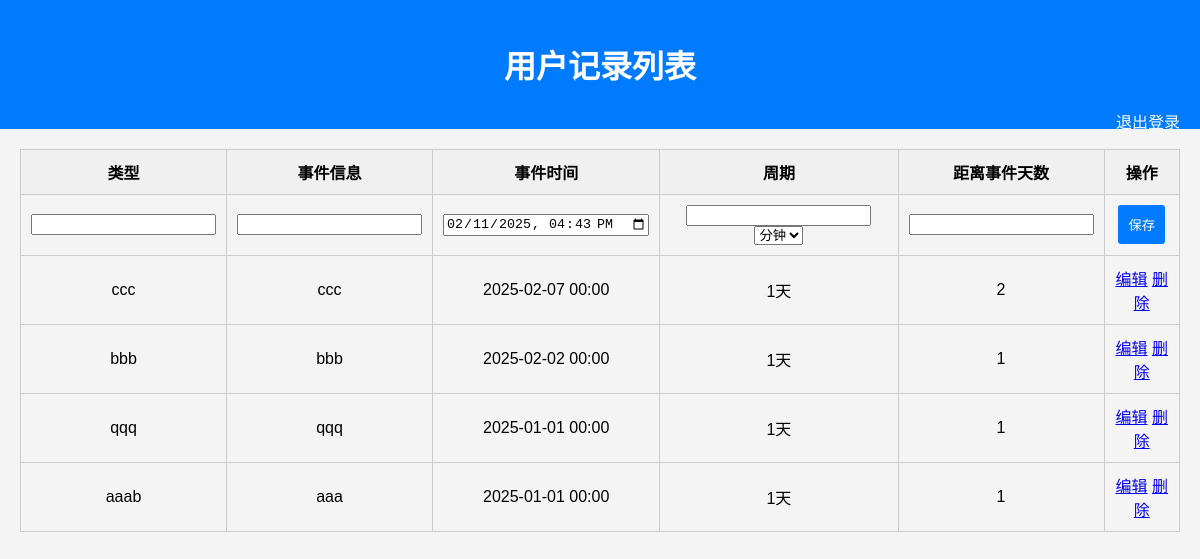
The app's page /calendar/records/ (signed in), older data.
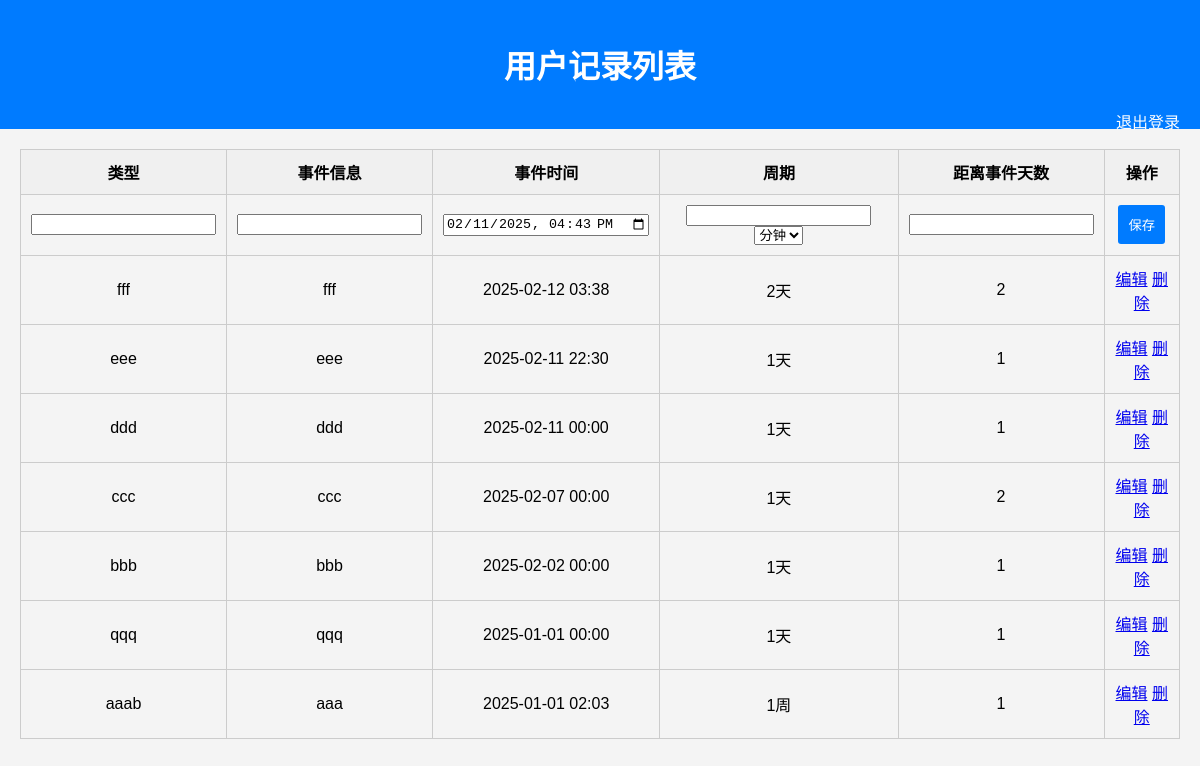
The same page, newer data.
### tun_calendar/models.py (models this page shows, shortened)
class UserRecord(models.Model):
    user = models.ForeignKey(User, on_delete=models.CASCADE)
    record_type = models.CharField(max_length=100)
    event_info = models.TextField()
    event_time = models.DateTimeField(null=True, blank=True)
    period = models.CharField(max_length=100)
    days_until_event = models.IntegerField()

### tun_calendar/views.py (the view)
# urls.py: path('records/', record_list, name='record_list'),
@login_required
def record_list(request):
    if request.method == 'POST':
        form = UserRecordForm(request.POST)
        if form.is_valid():
            record = form.save(commit=False)
            record.user = request.user
            record.save()
            return redirect('record_list')
    else:
        form = UserRecordForm()
    records = UserRecord.objects.filter(user=request.user).order_by('-id')
    return render(request, 'record_list.html', {'records': records, 'form': form})

### tun_calendar/forms.py
class UserRecordForm(forms.ModelForm):
    class Meta:
        model = UserRecord
        fields = ['record_type', 'event_info', 'event_time', 'period', 'days_until_event']
        widgets = {
            'record_type': forms.TextInput(attrs={'autocomplete': 'off'}),
            'event_info': forms.TextInput(attrs={'autocomplete': 'off'}),
            'event_time': forms.DateTimeInput(attrs={'autocomplete': 'off', 'type': 'datetime-local'}),
            'period': forms.TextInput(attrs={'autocomplete': 'off'}),
            'days_until_event': forms.NumberInput(attrs={'autocomplete': 'off'}),
        }

### tun_calendar/templates/record_list.html (shortened to what this page needs)
<!DOCTYPE html>
<html lang="en">
<head>
</head>
<body>
    <div class="header">
        <h1>用户记录列表</h1>
        <a href="{% url 'user_logout' %}">退出登录</a>
    </div>
    <div class="container">
        <table>
            <thead>
                <tr>
                    <th>类型</th>
                    <th>事件信息</th>
                    <th>事件时间</th>
                    <th>周期</th>
                    <th>距离事件天数</th>
                    <th>操作</th>
                </tr>
            </thead>
            <tbody>
                <tr>
                    <form method="post">
                        <td>{{ form.record_type }}</td>
                        <td>{{ form.event_info }}</td>
                        <td>
                            <input type="datetime-local" id="event_time" name="event_time" required autocomplete="off">
                        </td>
                        <td>
                            <input type="number" id="period_num" name="period_num" min="1" required autocomplete="off">
                            <select id="period_unit" name="period_unit">
                                <option value="分钟">分钟</option>
                            </select>
                        </td>
                        <td>{{ form.days_until_event }}</td>
                        <td>
                            <button type="submit">保存</button>
                        </td>
                    </form>
                </tr>
                {% for record in records %}
                    <tr id="view-row-{{ record.id }}">
                        <td>{{ record.record_type }}</td>
                        <td>{{ record.event_info }}</td>
                        <td>{{ record.event_time|date:'Y-m-d H:i' }}</td>
                        <td>{{ record.period }}</td>
                        <td>{{ record.days_until_event }}</td>
                        <td>
                            <a href="#" onclick="showEditForm({{ record.id }}); populatePeriodFields({{ record.id }}, '{{ record.period }}'); return false;">编辑</a>
                            <a href="{% url 'delete_record' record.id %}">删除</a>
                        </td>
                    </tr>
                {% endfor %}
            </tbody>
        </table>
    </div>
</body>
</html>

### tun_calendar/templates/record_list.html (style rules this page uses)
body { font-family: Arial, sans-serif; background-color: #f4f4f4; margin: 0; }
.header { background-color: #007BFF; color: #fff; padding: 20px; text-align: center; }
.header a { color: #fff; text-decoration: none; float: right; }
.container { padding: 20px; }
table { width: 100%; border-collapse: collapse; margin-bottom: 20px; }
th, td { padding: 10px; border: 1px solid #ccc; text-align: center; vertical-align: middle; }
th { background-color: #f0f0f0; }
form { margin: 0; }
button { padding: 10px; background-color: #007BFF; color: #fff; border: none; border-radius: 3px; cursor: pointer; }

Row changes from the older to the newer data that the page shows:
added UserRecord: record_type "fff", event_info "fff", event_time "2025-02-12 03:38", period "2天", days_until_event "2"
added UserRecord: record_type "eee", event_info "eee", event_time "2025-02-11 22:30", period "1天", days_until_event "1"
added UserRecord: record_type "ddd", event_info "ddd", event_time "2025-02-11 00:00", period "1天", days_until_event "1"
changed UserRecord "aaab": event_time "2025-01-01 00:00" → "2025-01-01 02:03"; period "1天" → "1周"
